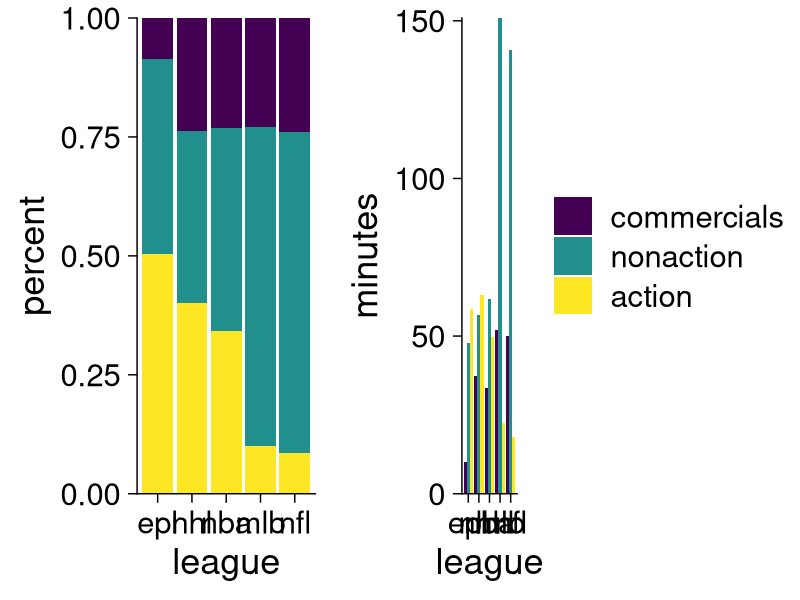
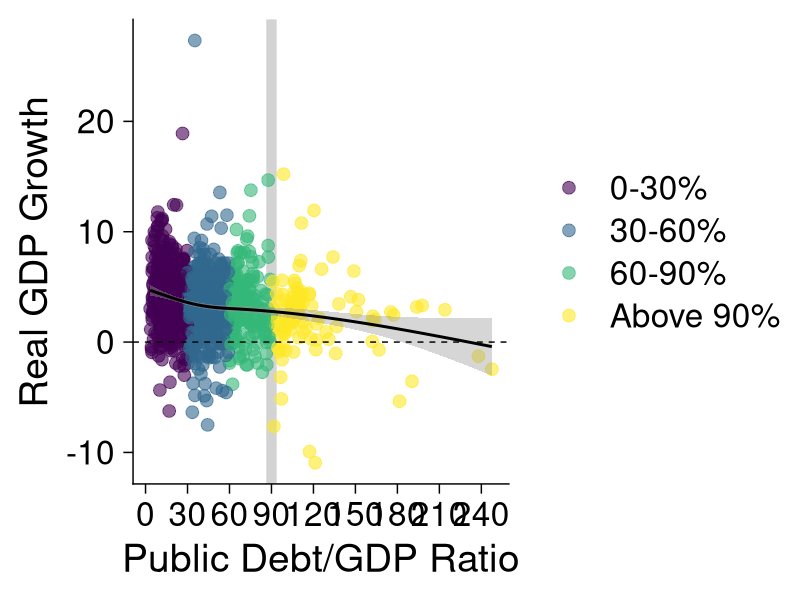

Source code (R) for these figures, in order:
## ---- chunk 1
library(tidyverse)
library(cowplot)
df = tibble(
  league=c("nfl","mlb","nba","nhl","epl"),
  action = c(18, 22.5, 49.6, 63, 58.7),
  nonaction = c(140.6, 150.9, 61.8, 56.6, 47.8),
  commercials = c(49.9, 51.8, 33.5, 37.4, 10.1)
) %>% 
  mutate(league = fct_relevel(league,"epl","nhl","nba","mlb","nfl")) %>%
  pivot_longer(-league) %>%
  mutate(name = fct_relevel(name, "action", after=2L))
l = ggplot(df, aes(x=league, y=value, fill=name)) +
  geom_bar(position="fill",stat="identity") +
  scale_fill_viridis_d() + theme_cowplot(26) +
  scale_y_continuous(expand = expand_scale(0)) +
  ylab("percent") + 
  theme(legend.title = element_blank(), legend.position = "none")
r = ggplot(df, aes(x=league, y=value, fill=name)) + 
  geom_bar(position="dodge", stat="identity") +
  scale_fill_viridis_d() + theme_cowplot(26) +
  scale_y_continuous(expand = expand_scale(0)) +
  ylab("minutes") + theme(legend.title = element_blank())
plot_grid(l,r,rel_widths = c(1,1.4))
## ---- chunk 2
## See the below RR.R, this script is a subset thereof
RR = foreign::read.dta("data/HAPData/RR-processed.dta")
RR <- subset(RR,  !is.na(dRGDP) & !is.na(debtgdp))
RR$dgcat.lm <- cut(RR$debtgdp, breaks=c(0,30,60,90,Inf))
RR$dgcat <- factor(RR$dgcat.lm, labels = c("0-30%","30-60%","60-90%","Above 90%"),ordered=TRUE)

ggplot(RR, aes(x=debtgdp,y=dRGDP)) + 
  geom_vline(xintercept=90,color='lightgray',size=3.5) +
  geom_point(aes(color=dgcat), alpha=.6, size=4) + 
  ylab("Real GDP Growth") + xlab("Public Debt/GDP Ratio") + 
  scale_x_continuous(breaks=seq(0,240,30)) + theme_cowplot(28) +
  geom_smooth(color="black") +
  geom_hline(yintercept = 0, linetype="dashed") +
  theme(legend.title = element_blank())
